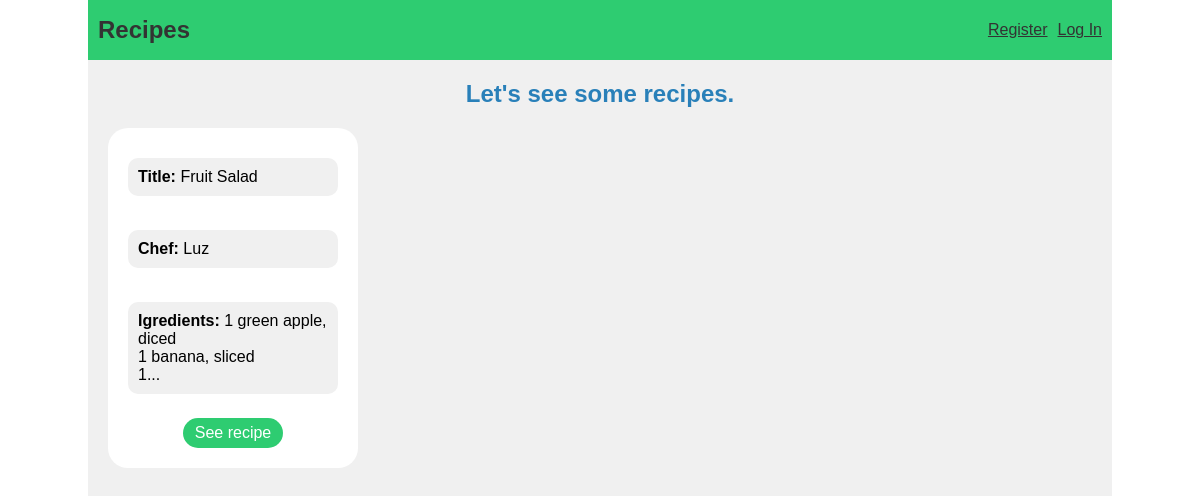
The page / on the database its author committed.
### tables this page shows
CREATE TABLE recipe(
    id INTEGER PRIMARY KEY AUTOINCREMENT,
    chef_id INTEGER NOT NULL, 
    title  TEXT UNIQUE NOT NULL,
    ingredients TEXT NOT NULL,
    instructions TEXT NOT NULL,
    preparation_time INTEGER NOT NULL,
    difficulty TEXT NOT NULL,
    category TEXT NOT NULL,
    FOREIGN KEY (chef_id) REFERENCES users (id)
);

CREATE TABLE users (
    id INTEGER PRIMARY KEY AUTOINCREMENT,
    username TEXT UNIQUE NOT NULL,
    hash TEXT NOT NULL 
);

### recipes/recipes.py (the view)
@bp.route('/')
def index():
    db = get_db()
    recipes = db.execute(
        "SELECT r.id, chef_id, title, ingredients, difficulty, username"
        "   FROM recipe r JOIN users u ON r.chef_id = u.id"
    ).fetchall()
    return render_template("recipes/index.html", recipes=recipes)

### recipes/auth.py (called while the page is built)
@bp.before_app_request
def load_logged_in_user():
    user_id = session.get("user_id")
    if user_id is None:
        g.user = None
    else:
        g.user = get_db().execute("SELECT * FROM users WHERE id = ?", (user_id,),).fetchone()

### recipes/db.py (called while the page is built)
def get_db():
    if 'db' not in g:
        g.db = sqlite3.connect(
            current_app.config['DATABASE'],
            detect_types=sqlite3.PARSE_DECLTYPES
        )
        g.db.row_factory = sqlite3.Row
    return g.db

### recipes/templates/recipes/index.html (shortened to what this page needs)
{% extends "layout.html" %}
{% block header %}
    <h1>Let's see some recipes.</h1>
{% endblock %}
{% block content %}
    <main class="index-content">
        {% for recipe in recipes %}
            <div class="card-recipe">
                <p><span class="emphasis">Title:</span> {{recipe['title']}}</p>
                <p><span class="emphasis">Chef:</span> {{recipe['username']}}</p>
                <p><span class="emphasis">Igredients:</span> <span class="ingredients">{{recipe['ingredients']}}</span></p>
                <a class="submit_button card-button" href="{{ url_for('recipes.recipe', recipe_id=recipe['id']) }}">See recipe</a>
            </div>
        {% endfor %}
    </main>
{% endblock %}

### recipes/static/style.css (style rules this page uses)
* { padding: 0; margin: 0; box-sizing: border-box; font-family: Arial, Helvetica, sans-serif; }
header h1 { color: #2980b9; padding: 20px 0; }
.index-content { display: flex; gap: 20px; width: calc(100% - 20px); margin: 0 20px; }
.submit_button { background-color: #2ecc71; color: #fff; height: 30px; width: 100px; border-radius: 15px; border: none; cursor: pointer; }
.card-button { align-self: center; }
.card-recipe { text-align: left; padding: 20px; width: 250px; height: 340px; background-color: #fff; border-radius: 20px; display: flex; flex-direction: column; justify-content: space-between; }
.card-recipe p { background-color: #F0F0F0; padding: 10px; margin: 10px 0; border-radius: 10px; }
.card-recipe a { display: flex; align-items: center; justify-content: center; text-decoration: none; }
.emphasis { font-weight: bold; }
.ingredients, .recipe { white-space: pre-line; }

### rows shown on the page
recipe: title "Fruit Salad", username "Luz", ingredients "1 green apple, diced 1 banana, sliced 1..."
